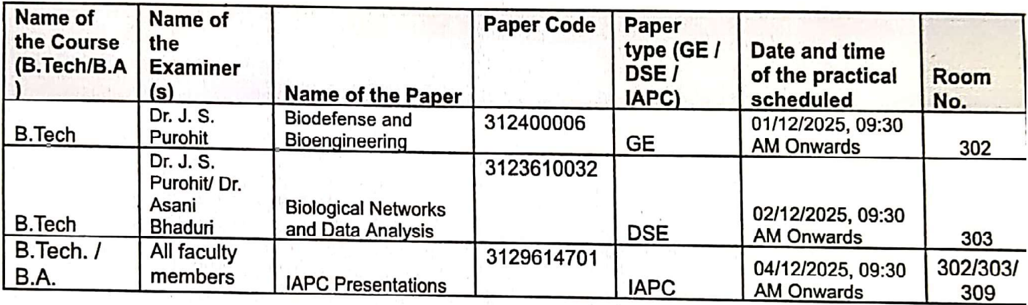
#> input picture Semester-VII/tables/Semester-VII-table-1.png, 1028 x 305 px, found by its file name; its folder holds only this picture in this run
$ python tesseract_addon.py
#> lines starting #> are read from the running program, lines starting #| are printed output that depends on the picture; after the words box and inside, x2 and y2 are one past the last pixel; in counts of white or black regions, pixels touching at a corner belong together
import cv2
import pytesseract
import os
import numpy as np
import pandas as pd
pytesseract.pytesseract.tesseract_cmd = r'C:\Program Files\Tesseract-OCR\tesseract.exe'

def check_tables_in_images(image_folder, output_folder):
    os.makedirs(output_folder, exist_ok=True)

    for filename in os.listdir(image_folder):
        if filename.lower().endswith((".png", ".jpg", ".jpeg", ".tiff", ".bmp")):
            image_path = os.path.join(image_folder, filename)
            image = cv2.imread(image_path, cv2.IMREAD_GRAYSCALE)
#> image: shape (305, 1028); min 0, max 255, mean 217.5

            # Thresholding
            _, thresh = cv2.threshold(image, 128, 255, cv2.THRESH_BINARY_INV + cv2.THRESH_OTSU)
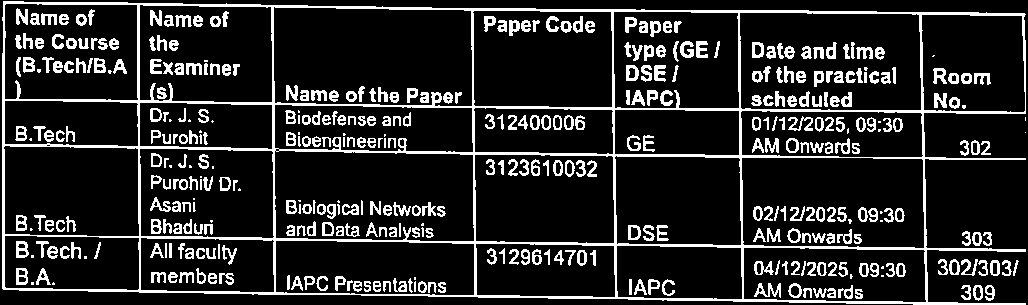
#> thresh: shape (305, 1028); 15.3% white; 417 white regions (43 under 20 px), largest, box (x1, y1, x2, y2) and area: (2, 1, 1026, 305) 19256, (754, 283, 781, 298) 182, (788, 116, 813, 131) 166

            # Detect horizontal and vertical lines
            horizontal_kernel = cv2.getStructuringElement(cv2.MORPH_RECT, (25,1))
            vertical_kernel = cv2.getStructuringElement(cv2.MORPH_RECT, (1,25))

            horizontal_lines = cv2.morphologyEx(thresh, cv2.MORPH_OPEN, horizontal_kernel)
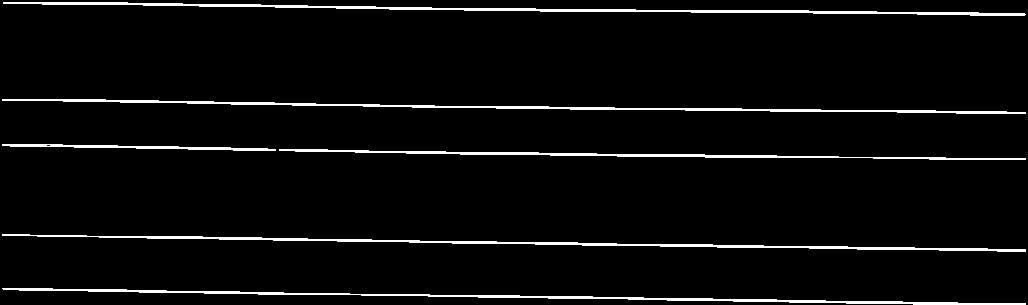
#> horizontal_lines: shape (305, 1028); 4.2% white; 6 white regions, box (x1, y1, x2, y2) and area: (3, 2, 1026, 16) 2816, (2, 234, 1026, 252) 2607, (2, 99, 1026, 114) 2561, (2, 288, 1026, 305) 2533, (279, 149, 1026, 160) 1850, (2, 144, 276, 151) 763
            vertical_lines = cv2.morphologyEx(thresh, cv2.MORPH_OPEN, vertical_kernel)
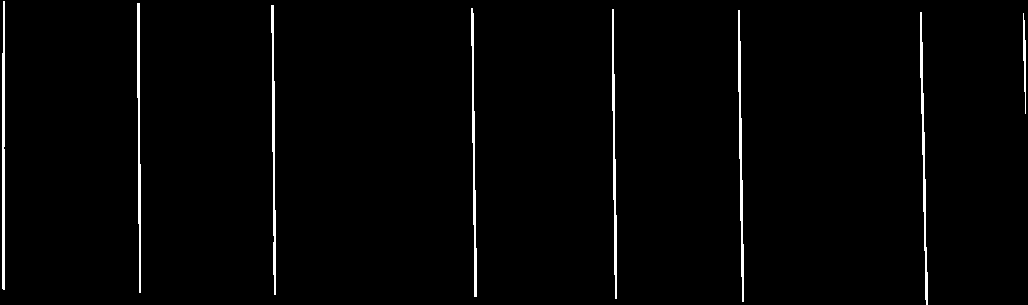
#> vertical_lines: shape (305, 1028); 1.7% white; 8 white regions, largest, box (x1, y1, x2, y2) and area: (2, 1, 5, 290) 812, (738, 10, 744, 302) 750, (271, 5, 276, 295) 738

            # Combine lines to detect table-like structures
            table_mask = cv2.add(horizontal_lines, vertical_lines)
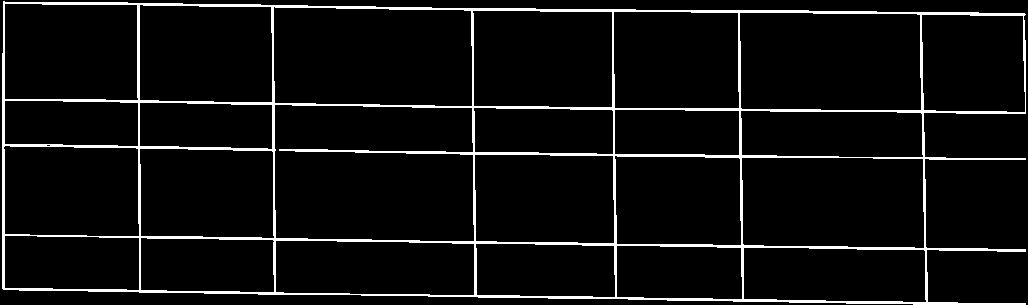
#> table_mask: shape (305, 1028); 5.8% white; 1 white region, box (x1, y1, x2, y2) and area: (2, 1, 1026, 305) 18315
            has_table = np.sum(table_mask) > 1000  # threshold for detecting lines
#> has_table = True

            print(f"{filename}: {'Yes' if has_table else 'No'}")
#| Semester-VII-table-1.png: Yes

            if has_table:
                # Invert image back for OCR
                inv_image = cv2.bitwise_not(image)
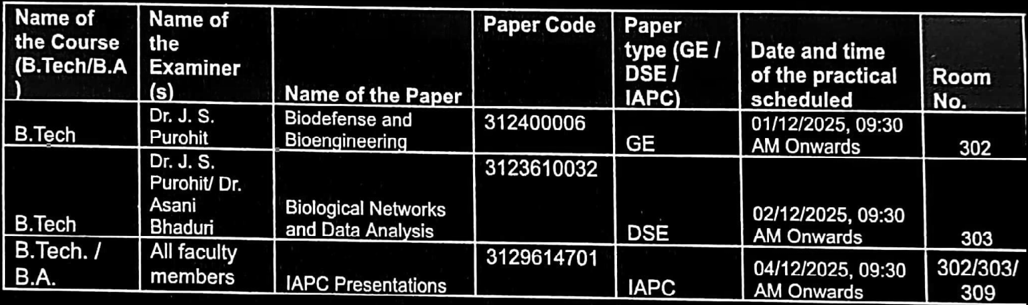
#> inv_image: shape (305, 1028); min 0, max 255, mean 37.5

                # Extract text with pytesseract (simple approach)
                custom_config = r'--oem 3 --psm 6'
                text = pytesseract.image_to_string(inv_image, config=custom_config)

                # Convert text to CSV (assuming tabular text with spaces)
                rows = [line.split() for line in text.split('\n') if line.strip()]
                if rows:
                    df = pd.DataFrame(rows)
                    csv_name = os.path.splitext(filename)[0] + ".csv"
                    df.to_csv(os.path.join(output_folder, csv_name), index=False, header=False)

if __name__ == "__main__":
    check_tables_in_images(
        r"C:\Users\HP\Downloads\dockling-parser\demo3\tables",
        r"C:\Users\HP\Downloads\dockling-parser\demo3\tables_output"
    )
#> (the call stopped at in check_tables_in_images, `text = pytesseract.image_to_string(inv_image, config=custom_config)`: pytesseract is not available in this run)
